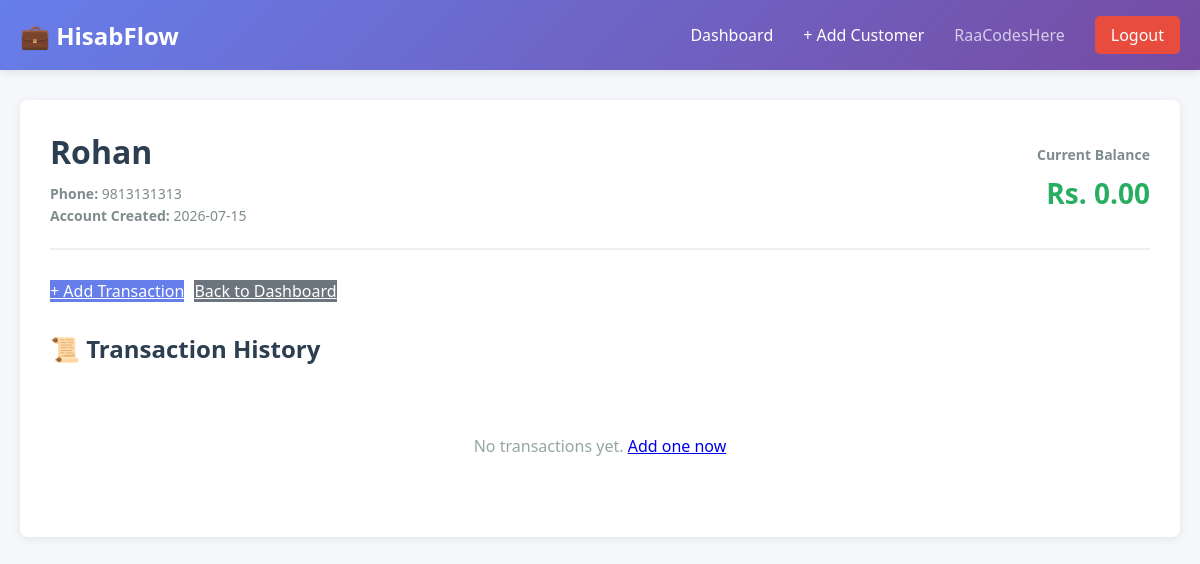
The page /customer/2/ledger (signed in) on the database its author committed.
### tables this page shows
CREATE TABLE customers (
            id INTEGER PRIMARY KEY AUTOINCREMENT,
            user_id INTEGER NOT NULL,
            name TEXT NOT NULL,
            phone TEXT NOT NULL,
            current_balance REAL DEFAULT 0.0,
            created_at TIMESTAMP DEFAULT CURRENT_TIMESTAMP,
            updated_at TIMESTAMP DEFAULT CURRENT_TIMESTAMP,
            FOREIGN KEY (user_id) REFERENCES users (id) ON DELETE CASCADE
        );

### app.py (the view)
@app.route('/customer/<int:customer_id>/ledger', methods=['GET'])
@login_required
def ledger(customer_id):
    user_id = session['user_id']
    customer = get_customer_by_id(customer_id, user_id)
    if not customer:
        flash('Customer not found.', 'error')
        return redirect(url_for('dashboard'))
    transactions = get_transactions_for_customer(customer_id, user_id)
    return render_template('ledger.html',
                          customer=customer,
                          transactions=transactions)

### app.py (called while the page is built)
@app.before_request
def before_request():
    session.permanent = True
    app.permanent_session_lifetime = PERMANENT_SESSION_LIFETIME

@app.context_processor
def inject_user():
    user = None
    if 'user_id' in session:
        if 'user_data' not in session:
            session['user_data'] = get_user_by_id(session['user_id'])
        user = session['user_data']
    return dict(current_user=user)

### database.py (called while the page is built)
def get_db_connection():
    conn = sqlite3.connect(DATABASE_PATH)
    conn.row_factory = sqlite3.Row
    conn.execute("PRAGMA foreign_keys = ON")
    return conn

def execute_query(query, params=(), fetch_one=False, fetch_all=False):
    conn = get_db_connection()
    cursor = conn.cursor()
    try:
        cursor.execute(query, params)
        if fetch_one:
            result = cursor.fetchone()
            return dict(result) if result else None
        elif fetch_all:
            results = cursor.fetchall()
            return [dict(row) for row in results]
        else:
            conn.commit()
            return cursor.lastrowid
    except sqlite3.Error as e:
        conn.rollback()
        raise e
    finally:
        conn.close()

def get_customer_by_id(customer_id, user_id):
    query = 'SELECT * FROM customers WHERE id = ? AND user_id = ?'
    return execute_query(query, (customer_id, user_id), fetch_one=True)

def get_transactions_for_customer(customer_id, user_id):
    query = '''
        SELECT * FROM transactions
        WHERE customer_id = ?
        ORDER BY created_at DESC
    '''
    return execute_query(query, (customer_id,), fetch_all=True)

### templates/ledger.html (shortened to what this page needs)
{% extends "base.html" %}
{% block content %}
<div class="container">
    <div class="ledger-container">
        <div class="customer-header">
            <div class="customer-info">
                <h1>{{ customer.name }}</h1>
                <div class="customer-details">
                    <p><strong>Phone:</strong> {{ customer.phone }}</p>
                    <p><strong>Account Created:</strong> {{ customer.created_at[:10] }}</p>
                </div>
            </div>
            <div class="customer-balance {% if customer.current_balance >= 0 %}credit{% else %}owed{% endif %}">
                <div style="font-size: 14px; margin-bottom: 10px; color: #7f8c8d;">Current Balance</div>
                <div>Rs. {{ "%.2f"|format(customer.current_balance) }}</div>
            </div>
        </div>
        <div style="display: flex; gap: 10px; margin-bottom: 30px;">
            <a href="{{ url_for('add_transaction', customer_id=customer.id) }}" class="btn-primary">+ Add Transaction</a>
            <a href="{{ url_for('dashboard') }}" class="btn-secondary">Back to Dashboard</a>
        </div>
        <h2 style="margin-bottom: 20px;">📜 Transaction History</h2>
        {% if transactions %}
        <div style="display: flex; flex-direction: column; gap: 0;">
            {% for transaction in transactions %}
            <div class="transaction-item">
                <span class="transaction-type {{ transaction.transaction_type }}">
                    {{ transaction.transaction_type.upper() }}
                </span>
                <div>
                    {% if transaction.description %}
                        <div class="transaction-description">{{ transaction.description }}</div>
                    {% else %}
                        <div class="transaction-description">No description</div>
                    {% endif %}
                    <div class="transaction-date">{{ transaction.created_at }}</div>
                </div>
                <div class="transaction-amount {% if transaction.transaction_type == 'debit' %}negative{% else %}positive{% endif %}">
                    {% if transaction.transaction_type == 'credit' %}
                        + Rs. {{ "%.2f"|format(transaction.amount) }}
                    {% else %}
                        - Rs. {{ "%.2f"|format(transaction.amount) }}
                    {% endif %}
                </div>
                <div style="color: #7f8c8d; font-size: 12px; min-width: 100px;">
                    Balance: Rs. {{ "%.2f"|format(transaction.balance_after) }}
                </div>
                <form method="POST" action="{{ url_for('delete_trans', transaction_id=transaction.id) }}" style="display: inline;" onsubmit="return confirm('Delete this transaction?');">
                    <button type="submit" class="btn-danger" style="padding: 4px 8px; font-size: 11px;">Remove</button>
                </form>
            </div>
            {% endfor %}
        </div>
        {% else %}
        <div class="empty-message">
            <p>No transactions yet. <a href="{{ url_for('add_transaction', customer_id=customer.id) }}">Add one now</a></p>
        </div>
        {% endif %}
    </div>
</div>
{% endblock %}

### static/css/style.css (style rules this page uses)
* { margin: 0; padding: 0; box-sizing: border-box; }
html, body { height: 100%; font-family: 'Segoe UI', Tahoma, Geneva, Verdana, sans-serif; background-color: #f5f7fa; color: #2c3e50; }
body { display: flex; flex-direction: column; }
.container { max-width: 1200px; margin: 0 auto; }
.btn-primary { background-color: #667eea; color: white; }
.btn-secondary { background-color: #6c757d; color: white; }
.empty-message { text-align: center; padding: 50px 20px; color: #95a5a6; }
.ledger-container { background: white; padding: 30px; border-radius: 8px; box-shadow: 0 2px 10px rgba(0, 0, 0, 0.08); }
.customer-header { display: flex; justify-content: space-between; align-items: center; margin-bottom: 30px; padding-bottom: 20px; border-bottom: 2px solid #ecf0f1; }
.customer-info h1 { color: #2c3e50; margin-bottom: 10px; }
.customer-details { color: #7f8c8d; font-size: 14px; line-height: 1.6; }
.customer-balance { font-size: 28px; font-weight: bold; text-align: right; }
.customer-balance.credit { color: #27ae60; }

### rows shown on the page
customers: name "Rohan", phone "9813131313", created_at "2026-07-15", current_balance "0.00"

### other values the page prints
{{ current_user.username }} "RaaCodesHere"
